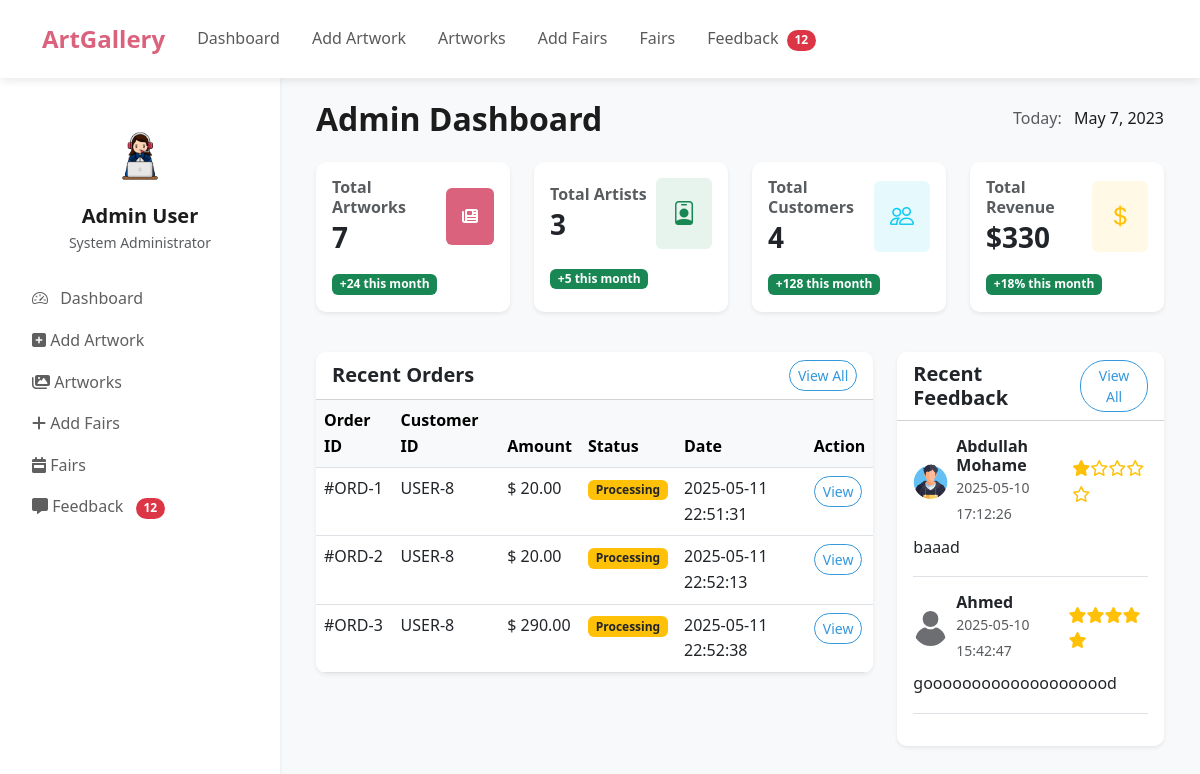
Page /admin/admin-dashboard.php on the earlier database version.
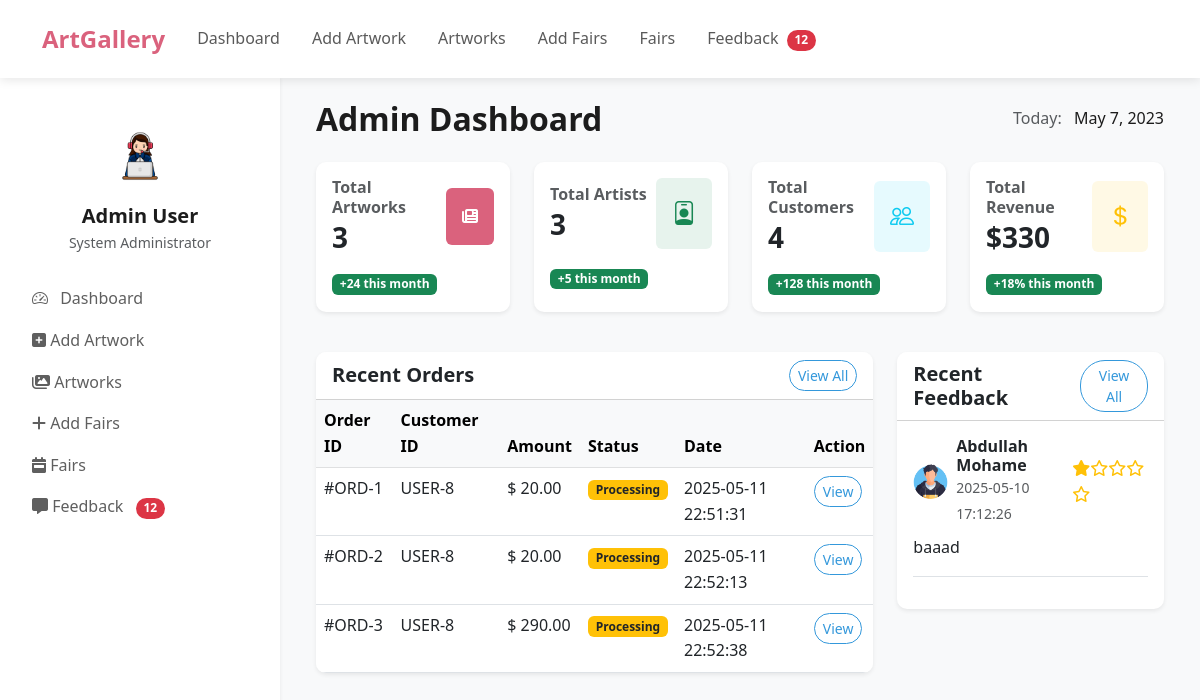
Same page on the later database version.
### tables this page shows
CREATE TABLE `orders` (
  `id` int(11) NOT NULL,
  `user_id` int(11) NOT NULL,
  `total_amount` decimal(10,2) NOT NULL,
  `order_date` datetime NOT NULL
);

CREATE TABLE `feedback` (
  `id` int(11) NOT NULL,
  `user_id` int(11) DEFAULT NULL,
  `rating` int(1) NOT NULL DEFAULT 0,
  `feedback_type` enum('general','suggestion','question') NOT NULL,
  `subject` varchar(255) NOT NULL,
  `message` text NOT NULL,
  `email` varchar(255) NOT NULL,
  `submitted_at` timestamp NOT NULL DEFAULT current_timestamp()
);

CREATE TABLE `users` (
  `id` int(11) NOT NULL,
  `name` varchar(255) NOT NULL,
  `email` varchar(255) NOT NULL,
  `password` varchar(255) NOT NULL,
  `role` varchar(255) NOT NULL,
  `image` varchar(255) NOT NULL DEFAULT 'uploads/profile/unknown.png',
  `work_name` varchar(100) DEFAULT NULL,
  `bio` varchar(255) DEFAULT NULL
);

### class/class.php (called while the page is built, shortened)
<?php
class Admin extends User
{
    public function ShowFeedback()
    {
        require_once('../includes/conn.php');
        $showFeedback = "SELECT feedback.*, users.name, users.image
                            FROM feedback
                            JOIN users ON feedback.user_id = users.id
                            ORDER BY feedback.id DESC";
        $showFeedbackResult = mysqli_query($conn, $showFeedback);
        return $showFeedbackResult;
    }
}

### admin/admin-dashboard.php (the view, shortened to what the changed rows need)
<!DOCTYPE html>
<html lang="en">
<head>
    <link href="https://cdn.jsdelivr.net/npm/bootstrap@5.3.0-alpha1/dist/css/bootstrap.min.css" rel="stylesheet">
    <link rel="stylesheet" href="https://cdn.jsdelivr.net/npm/bootstrap-icons@1.10.3/font/bootstrap-icons.css">
    <link rel="stylesheet" href="../assets/css/style.css">
</head>
<body>
    <div class="d-flex">
        <?php
        include 'includes/header.php';
        include 'includes/conn.php';
        ?>
        <div class="main-content p-4 bg-light">
            <div class="container-fluid">
                <div class="d-flex justify-content-between align-items-center mb-4">
                    <h2 class="mb-0">Admin Dashboard</h2>
                </div>
                <div class="row mb-4">
                    <div class="col-md-3 mb-3">
                        <div class="card h-100 border-0 shadow-sm">
                            <div class="card-body">
                                <div class="d-flex justify-content-between align-items-center">
                                    <div>
                                        <h6 class="text-muted mb-1">Total Artworks</h6>
                                        <?php
                                        $result = $conn->query("SELECT COUNT(*) FROM artworks ");
                                        $count = $result->fetch_row()[0];
                                        echo "<h3 class='mb-0'>$count</h3>";
                                        ?>
                                    </div>
                                </div>
                            </div>
                        </div>
                    </div>
                </div>
                <div class="row mb-4">
                    <div class="col-lg-8 mb-4 mb-lg-0">
                        <div class="card border-0 shadow-sm">
                            <div class="card-body p-0">
                                <div class="table-responsive">
                                    <table class="table table-hover mb-0">
                                        <thead class="table-light">
                                            <tr>
                                                <th>Order ID</th>
                                                <th>Customer ID</th>
                                                <th>Amount</th>
                                                <th>Status</th>
                                                <th>Date</th>
                                                <th>Action</th>
                                            </tr>
                                        </thead>
                                        <tbody>
                                            <?php
                                            $sql = "SELECT * FROM orders";
                                            $result = mysqli_query($conn, $sql);
                                            while ($row = mysqli_fetch_assoc($result)) {
                                            ?>
                                                <tr>
                                                    <td>#ORD-<?php echo $row['id'] ?></td>
                                                    <td>USER-<?php echo $row['user_id'] ?></td>
                                                    <td>$ <?php echo $row['total_amount'] ?></td>
                                                    <td><span class="badge bg-warning text-dark">Processing</span></td>
                                                    <td><?php echo $row['order_date'] ?></td>
                                                    <td>
                                                        <a href="admin-order-detail.html" class="btn btn-sm btn-outline-primary">View</a>
                                                    </td>
                                                </tr>
                                            <?php
                                            }
                                            ?>
                                        </tbody>
                                    </table>
                                </div>
                            </div>
                        </div>
                    </div>
                    <div class="col-lg-4">
                        <div class="card border-0 shadow-sm">
                            <div class="card-body">
                                <?php
                                require_once('../class/class.php');
                                $admin = new Admin();
                                $rowData = $admin->ShowFeedback();
                                while ($row = mysqli_fetch_assoc($rowData)) {
                                ?>
                                    <div class="feedback-item mb-3 pb-3 border-bottom">
                                        <div class="d-flex justify-content-between align-items-center mb-2">
                                            <div class="d-flex align-items-center">
                                                <img src="../back/<?php echo $row['image'] ?>" class="rounded-circle me-2" alt="User" width="35px">
                                                <div>
                                                    <h6 class="mb-0"><?php echo $row['name'] ?></h6>
                                                    <small class="text-muted"><?php echo $row['submitted_at'] ?></small>
                                                </div>
                                            </div>
                                            <div class="text-warning">
                                                <?php
                                                $rating = $row['rating'];
                                                for ($i = 1; $i <= 5; $i++) {
                                                    echo ($i <= $rating) ? '<i class="fa-solid fa-star"></i>' : '<i class="fa-regular fa-star"></i>';
                                                }
                                                ?>
                                            </div>
                                        </div>
                                        <p class="mb-0"><?php echo $row['message'] ?></p>
                                    </div>
                                <?php
                                }
                                ?>
                            </div>
                        </div>
                    </div>
                </div>
            </div>
        </div>
    </div>
</body>
</html>

Differences in the rows shown:
removed feedback: user.image (picture), user.name "Ahmed", submitted_at "2025-05-10 15:42:47", rating 5 (drawn), message "goooooooooooooooooood"
Other differences:
$count: "7" → "3"
